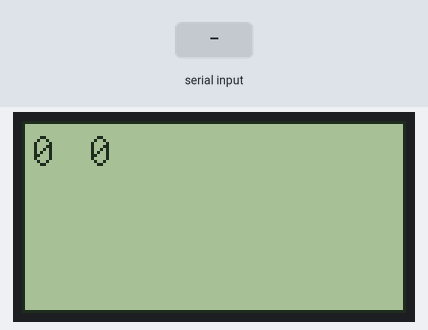
Bench run of a sketch on a simulated Arduino Nano, built with avr-gcc and run on an emulated ATmega328P. Shown: 128×64 one-colour display. The inputs (shaded band) are chosen by the test bench. What the sketch prints to the serial monitor is not drawn.

Above: at 1.2 s.
1.3 s: byte 30 received over Serial
Timing chart, 0 to 4.3 s (numbered marks = the images above; inputs shaded):
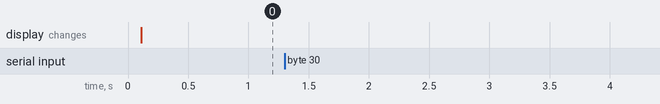

The sketch:

CoinCounter2.ino
```cpp
#include <EEPROM.h>
#include <U8glib.h>

U8GLIB_ST7920_128X64 u8g(13, 11, 10, U8G_PIN_NONE);
// SPI Com Nano 3.0: SCK = en = 13, MOSI = rw = 11, CS = di = 10

int incomingByte = 0;	// for incoming serial data
float total = 0;
int last = 0;
int five = 0;
int ten = 0;
int twenty = 0;
int fifty = 0;
int one = 0;
int two = 0;
int eepromwrites = 0; //for later code after adding a reset switch

int fivegraph;
int tengraph;
int twentygraph;
int fiftygraph;
int onegraph;
int twograph;

void draw(void) {
  // graphic commands to redraw the complete screen should be placed here
  //u8g.setFont(u8g_font_courB12);
  u8g.setFont(u8g_font_unifont);
  //u8g.setFont(u8g_font_osb21);
  //u8g.drawStr( 2, 2, agraph);
  u8g.drawFrame(0,0,128,64);
  u8g.drawBox(2,(62-fivegraph),19,(fivegraph));
  u8g.drawBox(22,(62-tengraph),19,(tengraph));
  u8g.drawBox(41,(62-twentygraph),19,(twentygraph));
  u8g.drawBox(60,(62-fiftygraph),19,(fiftygraph));
  u8g.drawBox(79,(62-onegraph),19,(onegraph));
  u8g.drawBox(98,(62-twograph),19,(twograph));

  u8g.setPrintPos(3,15);
  u8g.print(fivegraph);
  u8g.setPrintPos(22,15);
  u8g.print(tengraph);
}

void setup() {
    Serial.begin(9600);	// opens serial port, sets data rate to 9600 bps
    u8g.setRot180();      // flip screen, if required
    u8g.setColorIndex(1); // pixel on
    Serial.println("Initializing Coin Counts.......");
   // five = (EEPROM.read(1) * 256 + (EEPROM.read(2)));
    Serial.println(five);
    ten = (EEPROM.read(3) * 256 + (EEPROM.read(4)));
    Serial.println(ten);
    twenty = (EEPROM.read(5) * 256 + (EEPROM.read(6)));
    Serial.println(twenty);
    fifty = (EEPROM.read(7) * 256 + (EEPROM.read(8)));
    Serial.println(fifty);
    one = (EEPROM.read(9) * 256 + (EEPROM.read(10)));
    Serial.println(one);
    two = (EEPROM.read(11) * 256 + (EEPROM.read(12)));
    Serial.println(two);
    Serial.println("Coin Totals Updated From EEPROM");
    Serial.println("Serial port ready....");
}
void loop() {


	// send data only when you receive data:
    if (Serial.available() > 0)
        {
        // read the incoming byte:
	incomingByte = Serial.read();
	// say what you got:
	Serial.print("I received: ");
	Serial.println(incomingByte, DEC);
        last = (incomingByte);
          if(last == 5)
          {
          (five) += 1;
          Serial.print("total 5 cent= ");
          Serial.println(five);
          //EEPROM.write (1, highByte(five));
         // EEPROM.write (2, lowByte(five));
          }
          else if(last == 10)
          {
          ten += 1;
          Serial.print("total 10 cent= ");
          Serial.println(ten);
          EEPROM.write (3, highByte(ten));
          EEPROM.write (4, lowByte(ten));
          }
          else if(last == 20)
          {
          twenty += 1;
          Serial.print("total 20 cent= ");
          Serial.println(twenty);
          EEPROM.write (5, highByte(twenty));
          EEPROM.write (6, lowByte(twenty));
          }
          else if(last == 50)
          {
          fifty += 1;
          Serial.print("total 50 cent= ");
          Serial.println(fifty);
          EEPROM.write (7, highByte(fifty));
          EEPROM.write (8, lowByte(fifty));
          }
          else if(last == 100)
          {
          one += 1;
          Serial.print("Total 1 Dollar Coins= ");
          Serial.println(one*100);
          EEPROM.write (9, highByte(one));
          EEPROM.write (10, lowByte(one));
          }
          else if(last == 2)
          {
          two += 1;
          Serial.print("Total 2 Dollar Coins= ");
          Serial.println(two*100);
          EEPROM.write (11, highByte(two));
          EEPROM.write (12, lowByte(two));
          }
          else
          {
          Serial.print("Unrecognized!");
          }

    Serial.print("last coin = ");
    Serial.println(last);
    total = (five * 5) + (ten * 10) + (twenty * 20) + (fifty * 50) + (one * 100) + (two * 200);
    //total += (last);
    Serial.print("$$$= $");
    Serial.println(total/100);
    Serial.print("Total Coins= ");
    Serial.println(five + ten + twenty + fifty + one + two);
    }

//update display. Edit top function
  u8g.firstPage();
  do {
  draw();
  } while( u8g.nextPage() );
// rebuild the picture after some delay

  fivegraph = map(five,0,100,0,50);
  tengraph = map(ten,0,100,0,50);
  twentygraph = map(twenty,0,100,0,50);
  fiftygraph = map(fifty,0,100,0,50);
  onegraph = map(one,0,100,0,50);
  twograph = map(two,0,100,0,50);

delay(500);

}
 /*reset coin counter

 //remember to take note of total coins to update total eeprom writes and update/write code for it :)
          EEPROM.write (1, 0);
          EEPROM.write (2, 0);
          EEPROM.write (3, 0);
          EEPROM.write (4, 0);
          EEPROM.write (5, 0);
          EEPROM.write (6, 0);
          EEPROM.write (7, 0);
          EEPROM.write (8, 0);
          EEPROM.write (9, 0);
          EEPROM.write (10, 0);
          EEPROM.write (11, 0);
          EEPROM.write (12, 0);

          Serial.println("EEPROM Values reset to 0 for Coin Counter 5000");
*/
```

Measured:
- after the input at 1.3 s, every drawn part: stays the same
